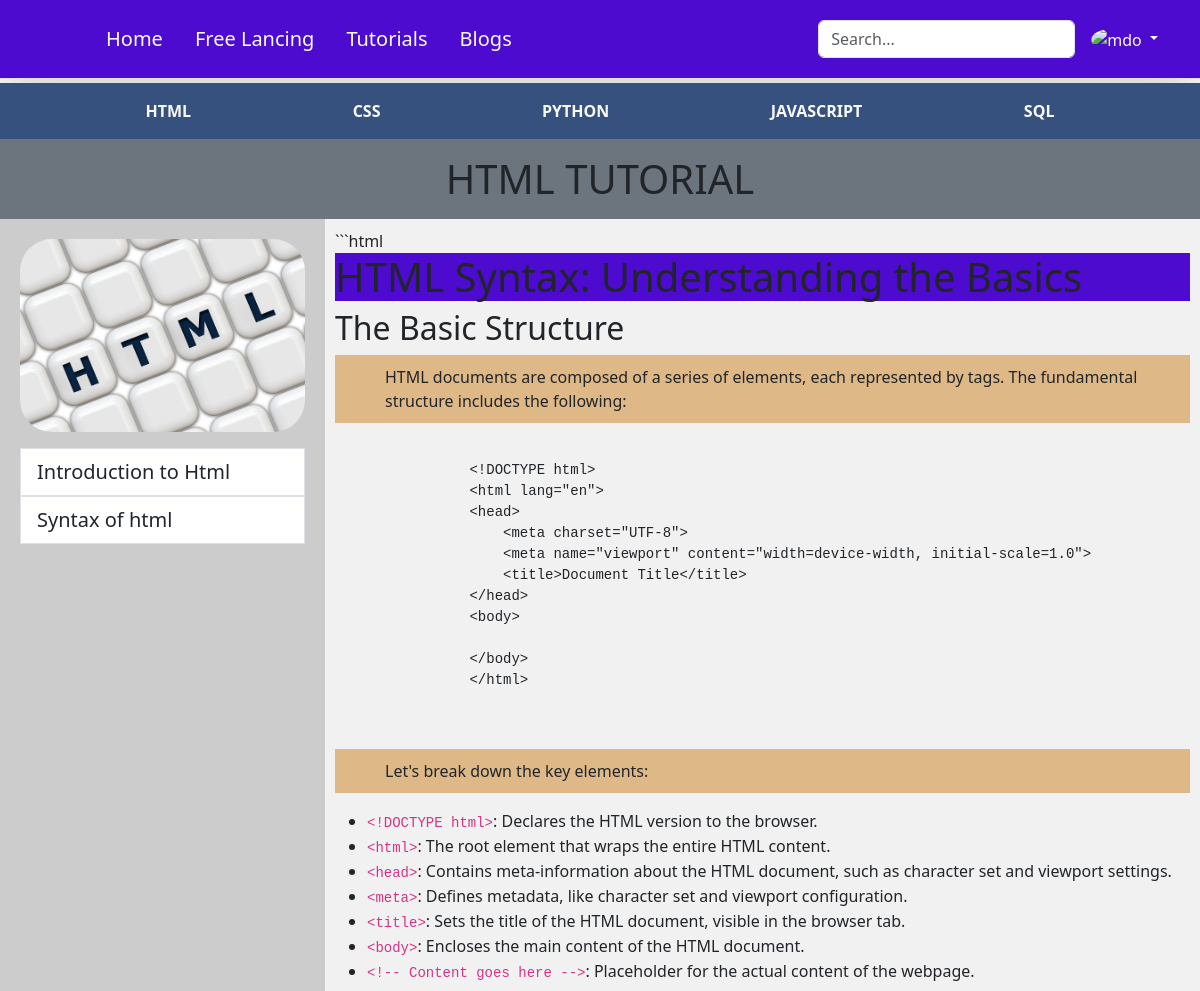
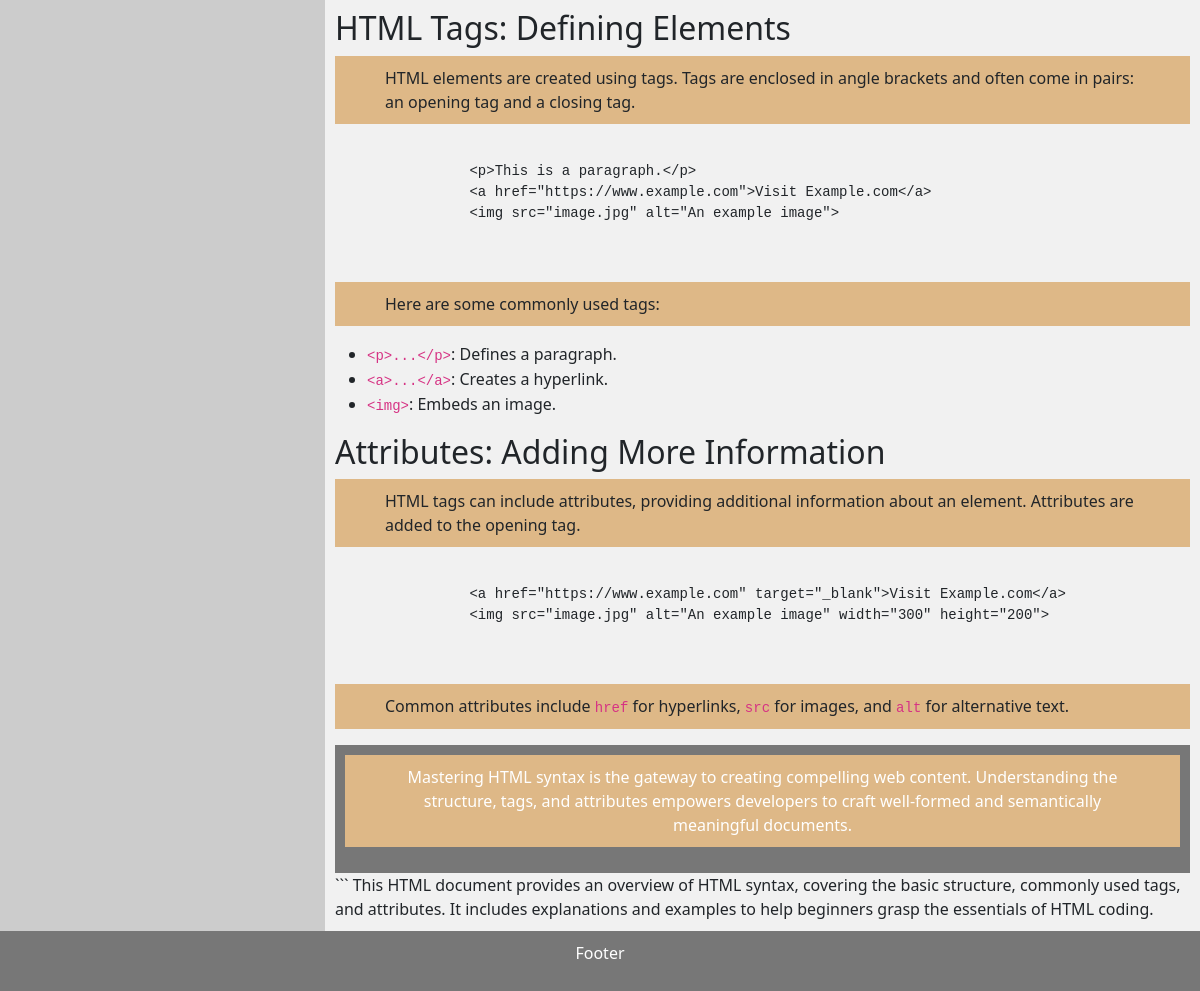
The page /course/html/?serial_no=3 on the database its author committed (2 pictures, top to bottom).
### codepoint/models.py (models this page shows, shortened)
class Course_Category(models.Model):
    course_name = models.CharField(
        max_length=200, default=None, null=True, blank=True)
    slug = models.CharField(max_length=50, null=False, unique=True)
    desc = models.CharField(max_length=50, null=False)
    date = models.DateTimeField(auto_now=True)
    resource = models.FileField(upload_to='files/resource')
    image = models.ImageField(upload_to='static/image')

class Course_Information(models.Model):
    title = models.CharField(max_length=100, null=True)
    course = models.ForeignKey(
        Course_Category, on_delete=models.CASCADE, null=True)
    course_cat_id = models.CharField(max_length=100, null=True)
    course_content = models.TextField(
        blank=True, max_length=10000, null=True, default="")
    s_no = models.IntegerField(null=True)

### codepoint/views.py (the view)
# urls.py: path('course/<str:slug>/', views.course_informations, name="cour"),
def course_informations(request, slug):
    fetch_dtls = Course_Category.objects.get(slug=slug)
    s_no = request.GET.get('serial_no')
    if s_no is None:
        s_no = 1
    try:
        video = Course_Information.objects.get(course=fetch_dtls, s_no=s_no)
        request.session['name'] = video.title
        print(request.session['name'])
    except:
        return redirect('home')
    context = {
        'fetch_dtls': fetch_dtls,
        'f': video,
        'content': content.get('course_category_obj')
    }
    return render(request, 'html_tutorial.html', context=context)

### codepoint/templates/html_tutorial.html (shortened to what this page needs)
{% extends "base.html" %}
{% load test %}
{% load static %}
{% block content %}
<div class="navbar-heading py-3 d-flex justify-content-evenly sticky-top">
    {% for co_object in content %}
            <a href="/course/{{co_object.slug}}" class="nav-link fs-6 px-3 link-light a_link">{{co_object.course_name}}</a>
    {% endfor %}
</div>
<section class="d-flex justify-content-center bg-secondary" >
  <h2 class="text-uppercase my-3 fs-1 " >{{fetch_dtls.course_name}} Tutorial</h2>
</section>
<section>
  <nav>
    <ul>
      <li>
        <img src="{% static 'images/html5.jpg' %}" alt="" width=100% height=193 class="rounded rounded-5">
      </li>
    </ul>
    <ul class="list-group">
      {% for i in fetch_dtls.course_information_set.all %}
        <li><a href="?serial_no={{i.id}}" class="list-group-item list-group-item-action fs-5" >{{i.title}}</a></li>
      {% endfor %}
    </ul>
  </nav>
  <article>
   <div class="example">
     {% autoescape off %}
     {{f.course_content}}
     {% endautoescape %}
   </div>
   </article>
</section>
{% endblock content %}

### codepoint/static/css/style.css (style rules this page uses)
header { background-color: #4c0bce; }
.navbar-heading { text-transform: uppercase; color: #fff; background-color: #37517e; font-weight: bold; }
section { display: -webkit-flex; display: flex; }
.example>section { display: block; }
nav { -webkit-flex: 1; -ms-flex: 1; flex: 1; background: #ccc; padding: 20px; }
nav ul { list-style-type: none; padding: 0; }
article { -webkit-flex: 3; -ms-flex: 3; flex: 3; background-color: #f1f1f1; padding: 10px; }
footer { background-color: #777; padding: 10px; text-align: center; color: white; }
.ass { background-color: burlywood; padding: 10px 50px 10px 50px }
.example { overflow: hidden; }

### rows shown on the page
Course_Category: course_name "HTML"
Course_Category: course_name "CSS"
Course_Category: course_name "PYTHON"
Course_Category: course_name "JAVASCRIPT"
Course_Category: course_name "SQL"
Course_Information: title "Introduction to Html"
Course_Information: title "Syntax of html", course_content "```html HTML Syntax: Understanding the Basics The Basic Structure HTML documents are composed of a series of elements, each represented by tags. The fundamental structure includes the following: <!DOCTYPE html> <html lang=\"en\"> <head> <meta charset=\"UTF-8\"> <meta name=\"viewport\" content=\"width=device-width, initial-scale=1.0\"> <title>Document Title</title> </head> <body> </body> </html> Let's break down the key elements: <!DOCTYPE html> : Declares the HTML version to the browser. <html> : The root element that wraps the entire HTML content. <head> : Contains meta-information about the HTML document, such as character set and viewport settings. <meta> : Defines metadata, like character set…"
